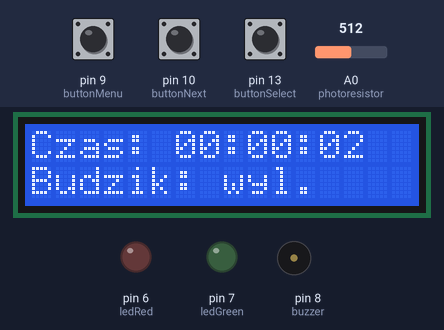
Simulated run of this sketch. Board: Arduino Uno, built with avr-gcc and run on an emulated ATmega328P. Shown: 16×2 character LCD, output pins drawn as LEDs (lit = HIGH), buzzer (waves = sounding, pin HIGH). The test bench sets the inputs (shaded band); at power-on: pin 9 (buttonMenu) HIGH, pin 10 (buttonNext) HIGH, pin 13 (buttonSelect) HIGH, A0 (photoresistor) = 512.

Above: at 3.2 s.
3.3 s: pin 9 (buttonMenu) pulled LOW for 3.2 s
At 7.5 s:
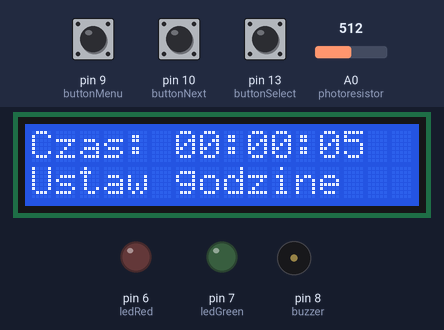
8.0 s: pin 10 (buttonNext) pulled LOW for 0.15 s
At 9.6 s:
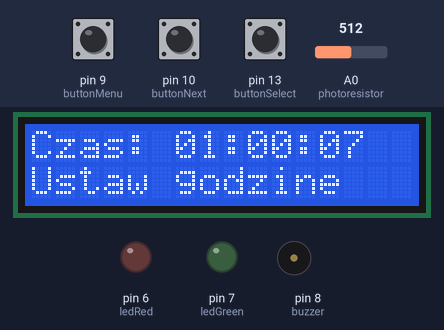
10.3 s: pin 9 (buttonMenu) pulled LOW for 0.15 s
At 11.6 s:
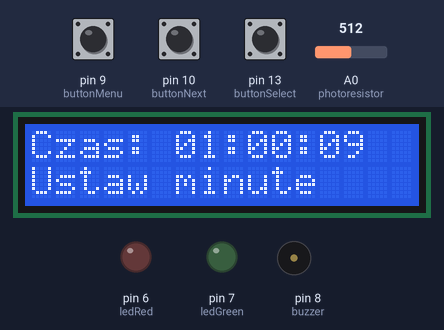
12.4 s: pin 10 (buttonNext) pulled LOW for 1 s
At 14.7 s:
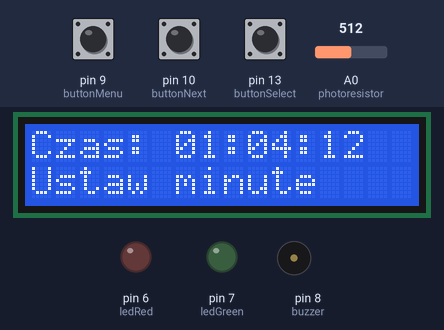
14.9 s: pin 9 (buttonMenu) driven LOW and pin 10 (buttonNext) driven LOW
At 15.8 s:
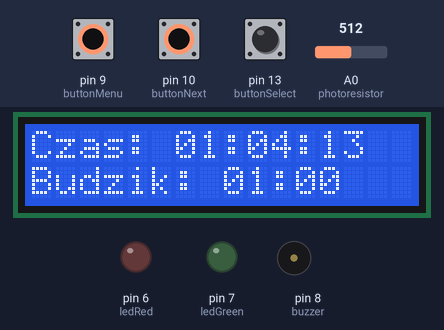
17.9 s: pin 9 (buttonMenu) driven HIGH
At 18.42 s:
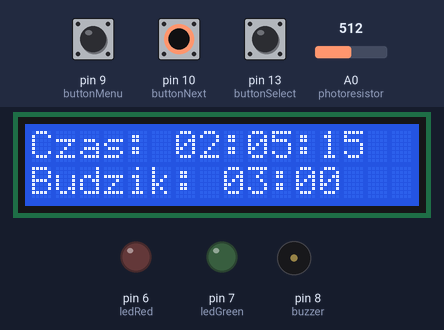
Timing chart, 0 to 20.7 s (numbered marks = the images above; inputs shaded):
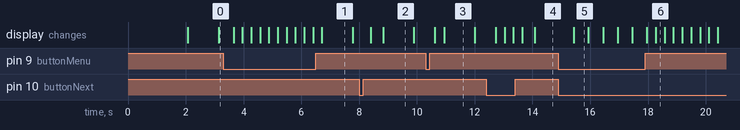

The sketch:

sketch_new.ino
```cpp
#include <LiquidCrystal.h>

// Inicjalizacja wyświetlacza LCD
LiquidCrystal lcd(12, 11, 5, 4, 3, 2);

// Stałe dla przycisków
const int buttonMenu = 9;
const int buttonNext = 10;
const int buttonSelect = 13;

// Stałe dla diod LED
const int ledRed = 6;
const int ledGreen = 7;

// Stałe dla buzzera i fotorezystora
const int buzzer = 8;
const int photoresistor = A0;

// Zmienne globalne
int hour = 0;
int minute = 0;
int second = 0;
int alarmHour = 0;
int alarmMinute = 0;
bool alarmEnabled = false;
bool alarmSounding = false;
bool dawnAlarmEnabled = false;

int menuState = 0;

unsigned long previousMillis = 0;
const long interval = 1000;

void updateClock() {
  unsigned long currentMillis = millis();
  if (currentMillis - previousMillis >= interval) {
    previousMillis = currentMillis;
    second++;
    if (second > 59) {
      second = 0;
      minute++;
      if (minute > 59) {
        minute = 0;
        hour++;
        if (hour > 23) {
          hour = 0;
        }
      }
    }
  }
}

void handleMenu() {
  if (digitalRead(buttonMenu) == LOW) {
    menuState++;
    if (menuState > 4) {
      menuState = 0;
    }
    delay(200);
  }

  if (digitalRead(buttonNext) == LOW) {
    switch (menuState) {
            case 1: // Ustaw godzinę
        hour++;
        if (hour > 23) {
          hour = 0;
        }
        break;
      case 2: // Ustaw minutę
        minute++;
        if (minute > 59) {
          minute = 0;
        }
        break;
      case 3: // Ustaw budzik
        alarmHour++;
        if (alarmHour > 23) {
          alarmHour = 0;
        }
        break;
      case 4: // Włącz budzik "skoro świt"
        dawnAlarmEnabled = !dawnAlarmEnabled;
        break;
    }
    delay(200);
  }

  if (digitalRead(buttonSelect) == LOW) {
    switch (menuState) {
      case 3: // Ustaw budzik
        alarmMinute++;
        if (alarmMinute > 59) {
          alarmMinute = 0;
        }
        break;
      case 4: // Włącz/wyłącz budzik
        alarmEnabled = !alarmEnabled;
        break;
    }
    delay(200);
  }
}

void checkAlarm() {
  if ((alarmEnabled && hour == alarmHour && minute == alarmMinute) || (dawnAlarmEnabled && analogRead(photoresistor) > 512)) {
    alarmSounding = true;
    while (alarmSounding) {
      digitalWrite(ledRed, HIGH);
      digitalWrite(buzzer, HIGH);
      delay(500);
      digitalWrite(ledRed, LOW);
      digitalWrite(buzzer, LOW);
      delay(500);
      if (digitalRead(buttonMenu) == LOW) {
        alarmSounding = false;
        alarmEnabled = false;
        dawnAlarmEnabled = false;
      }
    }
  }
}

void displayTime() {
  lcd.clear();
  lcd.setCursor(0, 0);
  lcd.print("Czas: ");
  if (hour < 10) {
    lcd.print("0");
  }
  lcd.print(hour);
  lcd.print(":");
  if (minute < 10) {
    lcd.print("0");
  }
  lcd.print(minute);
  lcd.print(":");
  if (second < 10) {
    lcd.print("0");
  }
  lcd.print(second);

  switch (menuState) {
    case 0:
      lcd.setCursor(0, 1);
      if (alarmEnabled) {
        lcd.print("Budzik: ");
        if (alarmHour < 10) {
          lcd.print("0");
        }
        lcd.print(alarmHour);
        lcd.print(":");
        if (alarmMinute < 10) {
          lcd.print("0");
        }
        lcd.print(alarmMinute);
      } else {
        lcd.print("Budzik: wyl.");
      }
      break;
    case 1:
      lcd.setCursor(0, 1);
      lcd.print("Ustaw godzine");
      break;
    case 2:
      lcd.setCursor(0, 1);
      lcd.print("Ustaw minute");
      break;
    case 3:
      lcd.setCursor(0, 1);
      lcd.print("Budzik: ");
      if (alarmHour < 10) {
        lcd.print("0");
      }
      lcd.print(alarmHour);
      lcd.print(":");
      if (alarmMinute < 10) {
        lcd.print("0");
      }
      lcd.print(alarmMinute);
      break;
    case 4:
      lcd.setCursor(0, 1);
      lcd.print("Skoro swit");
      lcd.print(dawnAlarmEnabled ? ": WL." : ": WYL.");
      break;
  }
}

void setup() {
  pinMode(buttonMenu, INPUT_PULLUP);
  pinMode(buttonNext, INPUT_PULLUP);
  pinMode(buttonSelect, INPUT_PULLUP);
  pinMode(ledRed, OUTPUT);
  pinMode(ledGreen, OUTPUT);
  pinMode(buzzer, OUTPUT);
  pinMode(photoresistor, INPUT);

  lcd.begin(16, 2);
  lcd.print("Budzik Arduino");
  delay(2000);
  lcd.clear();
}

void loop() {
  updateClock();
  displayTime();
  handleMenu();
  checkAlarm();
  delay(100);
}
```

Measured:
- after the input at 3.3 s, the display: first changes after 0.35 s (image 1 shows a later state)
- after the input at 10.3 s, the display: first changes after 0.32 s (image 3 shows a later state)
- after the input at 14.9 s, the display: changes after 0.53 s (image 5)
- what the display in image 1 shows lasts 1.1 s, from 6.7 s to 7.8 s
- what the display in image 5 shows lasts 0.5 s, from 15.4 s to 15.9 s
